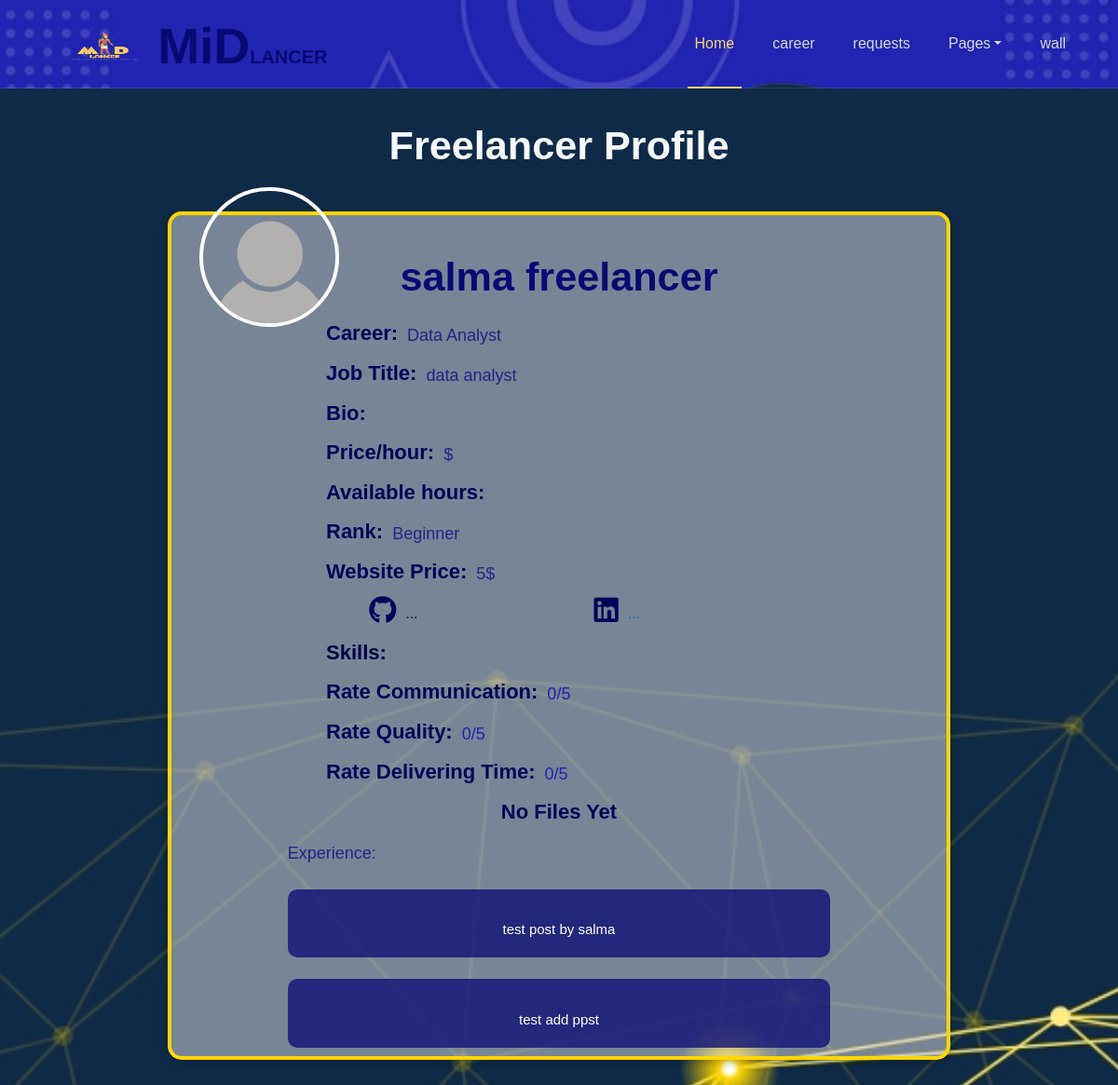
Screenshot of /freelancerview.php?vfid=29 with the database file from the repository.
### tables this page shows
CREATE TABLE `freelancer` (
  `freelancer_id` int(11) NOT NULL,
  `freelancer_name` varchar(255) NOT NULL,
  `email` varchar(255) NOT NULL,
  `phone_number` varchar(11) NOT NULL,
  `password` varchar(255) NOT NULL,
  `birthdate` date NOT NULL,
  `national_id` varchar(14) NOT NULL,
  `freelancer_image` longtext DEFAULT NULL,
  `job_title` varchar(255) NOT NULL,
  `available_hours` int(11) DEFAULT NULL,
  `price/hr` float DEFAULT NULL,
  `link1` varchar(255) DEFAULT NULL,
  `link2` varchar(255) DEFAULT NULL,
  `freelancer_file` longtext DEFAULT NULL,
  `bio` text DEFAULT NULL,
  `premium` varchar(255) DEFAULT '0',
  `view` int(11) DEFAULT 0,
  `hidden` tinyint(1) DEFAULT 0,
  `career_id` int(11) NOT NULL,
  `rank_id` int(11) DEFAULT 1,
  `webssite_price` int(11) NOT NULL DEFAULT 5
);

CREATE TABLE `career` (
  `career_id` int(11) NOT NULL,
  `career_path` varchar(250) NOT NULL,
  `career_desc` text NOT NULL,
  `career_image` longtext NOT NULL
);

CREATE TABLE `rank` (
  `rank_id` int(11) NOT NULL,
  `rank` varchar(250) NOT NULL
);

CREATE TABLE `experience` (
  `experience_id` int(11) NOT NULL,
  `experience_text` text NOT NULL,
  `experience_image` longtext DEFAULT NULL,
  `experience_file` longtext NOT NULL,
  `hidden` tinyint(4) DEFAULT NULL,
  `freelancer_id` int(11) NOT NULL
);

### freelancerview.php (the view, shortened to what this page needs)
<?php
include("nav+bm.php");
if(isset($_GET['vfid'])) {
    $id = $_GET['vfid'];
}
$select_freelancer = " SELECT * FROM `freelancer`
                       JOIN `career` ON `career`.`career_id` = `freelancer`.`career_id`
                       JOIN `rank` ON `rank`.`rank_id` = `freelancer`.`rank_id`
                       WHERE `freelancer`.`freelancer_id` = $id";
$run_select= mysqli_query($connect,$select_freelancer);
$select_avg="SELECT AVG(rate1) as RATE1 ,
                    AVG(rate2) as RATE2 ,
                    AVG(rate3) as RATE3
                    FROM `rate` WHERE `freelancer_id`= $id ";
$run_avg=mysqli_query($connect,$select_avg);
$key=mysqli_fetch_assoc($run_avg);
$select_experience="SELECT * FROM `experience` WHERE `freelancer_id`= $id ";
$run_select_experience=mysqli_query($connect,$select_experience);
?>
<!DOCTYPE html>
<html lang="en">
<head>
    <link href="https://cdn.jsdelivr.net/npm/bootstrap@5.0.2/dist/css/bootstrap.min.css" rel="stylesheet">
    <link rel="stylesheet" href="https://cdnjs.cloudflare.com/ajax/libs/font-awesome/6.0.0-beta3/css/all.min.css">
    <link rel="stylesheet" href="./css/FREELANCERPROFILE.css">
</head>
<body>
<h2>Freelancer Profile</h2>
    <div class="profile-container">
            <?php foreach($run_select as $data){ ?>
            <div class="class"></div>
            <div class="profile-image">
                <img src="<?php echo "img/profile/".$data['freelancer_image'] ?>" alt="Profile Image" id="image-preview">
            </div>
            <h1><?php echo $data['freelancer_name'] ?></h1>
            <form method="POST" class="profile-form" enctype="multipart/form-data">
                <div class="form-group">
                    <label for="career">Career:</label>
                    <p><?php echo $data['career_path']?></p>
                </div>
                <div class="form-group">
                    <label for="job-title">Job Title:</label>
                    <p class="web"><?php echo $data['job_title'] ?></p>
                </div>
                <div class="form-group">
                    <label for="bio">Bio:</label>
                </div>
                <div class="form-group">
                    <label for="bio">Price/hour:</label>
                    <p><?php echo $data['price/hr'] ?>$</p>
                </div>
                <div class="form-group">
                    <label for="bio">Available hours:</label>
                </div>
                <div class="form-group">
                    <label for="bio">Rank:</label>
                    <p><?php echo $data['rank'] ?></p>
                </div>
                <div class="form-group">
                    <label for="bio">Website Price:</label>
                    <p><?php echo $data['webssite_price']?>$</p>
                </div>
                <div class="group">
                    <?php if(!empty($data['link1'])){ ?>
                        <div class="form-group">
                            <label for="github-link"><i class="fa-brands fa-github"></i></label>
                            <div class="social-link1">
                                <a href="<?php echo $data['link1'] ?>" target="_blank"><span>GitHub</span></a>
                            </div>
                        </div>
                    <?php }else{ ?>
                        <div class="form-group">
                            <label for="github-link"><i class="fa-brands fa-github"></i></label>
                            <div class="social-link1">
                            <span>...</span>
                            </div>
                        </div>
                    <?php } ?>
                    <?php if(!empty($data['link2'])){?>
                        <div class="form-group">
                            <label for="linkedin-link"><i class="fa-brands fa-linkedin"></i></label>
                            <div class="social-link2">
                                <a href="<?php echo $data['link2']?>" target="_blank"><span>LinkedIn</span></a>
                            </div>
                        </div>
                    <?php }else{ ?>
                        <div class="form-group">
                            <label for="linkedin-link"><i class="fa-brands fa-linkedin"></i></label>
                            <div class="social-link2">
                            </i> <span>...</span>
                            </div>
                        </div>
                    <?php } ?>
                </div>
                <div class="form-group1">
                    <label for="skills">Skills:</label>
                </div>
                <div class="form-group">
                    <label for="rate-communication">Rate Communication:</label>
                    <div class="rate-communic ">
                        <p style="color: #2124b1;">
                        <?php echo round($key['RATE1'],2);?>/5</p>
                    </div>
                </div>
                <div class="form-group">
                    <label for="rate-quality">Rate Quality:</label>
                    <div class="rate-quality">
                        <p style="color: #2124b1;">
                        <?php echo round($key['RATE2'],2);?>/5</p>
                    </div>
                </div>
                <div class="form-group">
                    <label for="rate-delivery">Rate Delivering Time:</label>
                    <div class="rate-delivery">
                        <p style="color: #2124b1;">
                        <?php echo round($key['RATE3'],2);?>/5</p>
                    </div>
                </div>
                <?php if(!empty($data['freelancer_file'])){?>
                    <div class="form-groupupload">
                        <label for="file-upload">CV: <a href="./file/<?php echo $data['freelancer_file'] ?>" target="_blank" ><?php echo $data['freelancer_file'];?></a></label>
                    </div>
                <?php }else{ ?>
                    <label style="font-weight: bold;
                        font-size: 22px;
                        color: rgb(2, 2, 88);
                        text-align: left;
                        padding-top: 9px;" for="file-upload">No Files Yet </label>
                <?php } ?>
                <div class="all" style="width: 70%; margin-left: 0%;">
                    <div class="txt d-flex f-row "> <p for="experience">Experience:</p>
                    </div>
                    <?php foreach($run_select_experience as $exper){ ?>
                        <?php if(!empty($exper['experience_text'])){ ?>
                        <?php if(!empty($exper['experience_image'])){?>
                            <div class="post1">
                                <div class="img"><img src="<?php echo "img/experience/".$exper['experience_image']?>" alt=""></div>
                            <div class="text">
                                <p><?php echo $exper['experience_text']?></p></div>
                            </div>
                        <?php }else{ ?>
                        <div class="post2">
                            <p><?php echo $exper['experience_text']?></p>
                        </div>
                    <?php }}} ?>
                </div>
            </form>
            <div class="form-group11">
            </div>
    <?php } ?>
    </div>
</body>
</html>

### css/nav+bm.css (style rules this page uses)
:root { --primary-color: #080a74; --secondary-color: #f6d673; --Thirdly-color: #d6d9e0; --fourthly-color: #1d1d27; }
h2 { color: var(--Thirdly-color); }

### css/FREELANCERPROFILE.css (style rules this page uses)
:root { --blue-color: #080a74; --primary-color: #080a74; --secondary-color: #f6d673; --background-color: #f7faff; --input-bg-color: #1d1d27; --text-color: #ffffff; --button-bg-color: #f6d673; --button-hover-bg-color: #2124b1; --popup-bg-color: #ffffff; --popup-border-color: #2124b1; }
body { font-family: 'Arial', sans-serif; background-image: url(../img/background.jpg); background-repeat: no-repeat; background-size: cover; color: var(--text-color); margin: 0; }
.profile-container { position: relative; width: 70%; margin: auto; background-color: #d6d9e085; border-radius: 15px; box-shadow: 0 4px 10px rgba(0, 0, 0, 0.2); text-align: center; border: 4px solid gold; margin-bottom: 4%; }
h2 { color: var(--background-color) !important; font-size: 2.7em; font-weight: 600; text-align: center; padding-bottom: 3%; padding-top: 3%; }
h1 { color: var(--primary-color) !important; font-size: 2.7em; font-weight: 600; margin-top: 2%; padding-top: 3%; }
.profile-image { width: 150px; height: 150px; border-radius: 50%; border: 4px solid var(--popup-bg-color); overflow: hidden; position: absolute; top: -30px; left: 30px; }
.profile-image img { width: 100%; }
p { COLOR: #171785de; font-weight: 540; font-size: large; position: relative; top: 15px; }
.profile-form { display: flex; flex-direction: column; align-items: center; }
.form-group1 { font-size: 22px; width: 100%; max-width: 500px; display: flex; flex-direction: row; gap: 10px; color: #010144; font-weight: 600; padding-top: 9px; }
.form-group11 { font-size: 22px !important; width: 100%; max-width: 500px; display: flex; flex-direction: row; gap: 10px; color: #010144; font-weight: 600; padding-top: 9px; margin-left: 26%; }
.form-group { width: 100%; max-width: 500px; display: flex; flex-direction: row; gap: 10px; }
.form-group label { font-weight: bold; font-size: 22px; color: rgb(2, 2, 88); text-align: left; padding-top: 9px; }
.social-link1 { color: #1d1d27; padding-top: 16px; }
.social-link2 { color: rgb(24, 109, 193); padding-top: 16px; }
.rate-communic { display: flex; }
.rate-quality { display: flex; }
.rate-delivery { display: flex; }
.class { width: 18%; height: 6%; position: absolute; display: flex; flex-direction: column; right: 9%; }
.group { display: flex; width: 58%; display: flex; justify-content: center; align-items: center; margin-left: 9%; }
.fa-github:before { content: "\f09b"; font-size: 30px; }
.fa-linkedin:before { content: "\f08c"; font-size: 30px; }
.all { width: 100%; height: auto; display: flex; flex-direction: column; margin-left: -4%; }
.post2 { width: 100%; background-color: #080a74c0; margin-top: 4%; border-radius: 10px; }
.all .post2 p { font-size: 15px; color: white; padding: 3%; }
img { width: 100%; height: 100%; border-radius: 10px; }

### rows the page displays
freelancer: freelancer_image (placeholder picture), freelancer_name "salma freelancer", career.career_path "Data Analyst", job_title "data analyst", rank.rank "Beginner", webssite_price "5", RATE1 "0", RATE2 "0", RATE3 "0", shows "No Files Yet"
experience: experience_text "test post by salma"
experience: experience_text "test add ppst"
